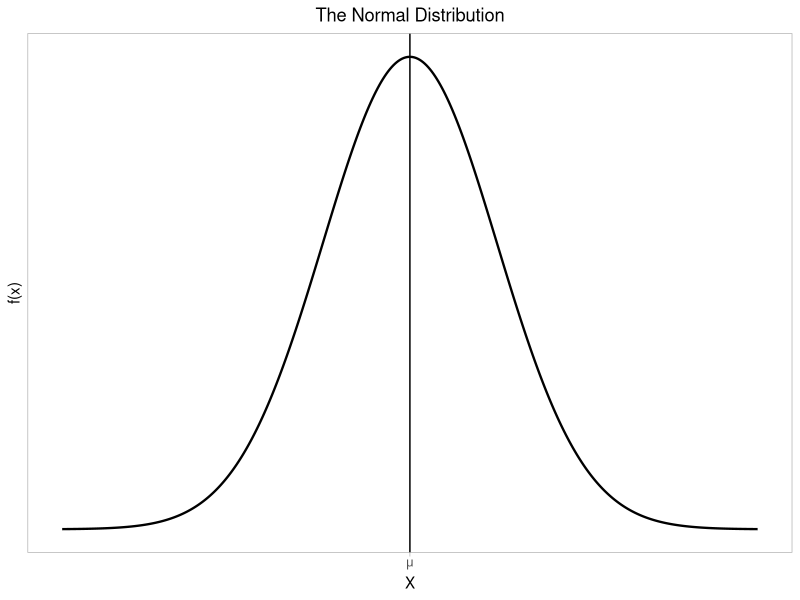

This figure's R source:
## ---- chunk 1
#| label: fig-pmc-51-normal
#| fig-cap: "Sample plot of the normal distribution"
#| code-fold: true
#| message: false
library(tidyverse)

ggplot(tibble(x = seq(-4, 4, length.out = 400)), aes(x, dnorm(x))) +
  geom_line(linewidth = 0.8) +
  geom_vline(xintercept = 0) +
  scale_x_continuous(breaks = 0, labels = expression(mu)) +
  scale_y_continuous(breaks = NULL) +
  labs(title = "The Normal Distribution", x = "X", y = "f(x)") +
  theme_light() +
  theme(plot.title = element_text(hjust = 0.5))
## ---- chunk 2
#| include: false
p1 <- pnorm(1) - pnorm(-1)
p2 <- pnorm(2) - pnorm(-2)
p3 <- pnorm(3) - pnorm(-3)
